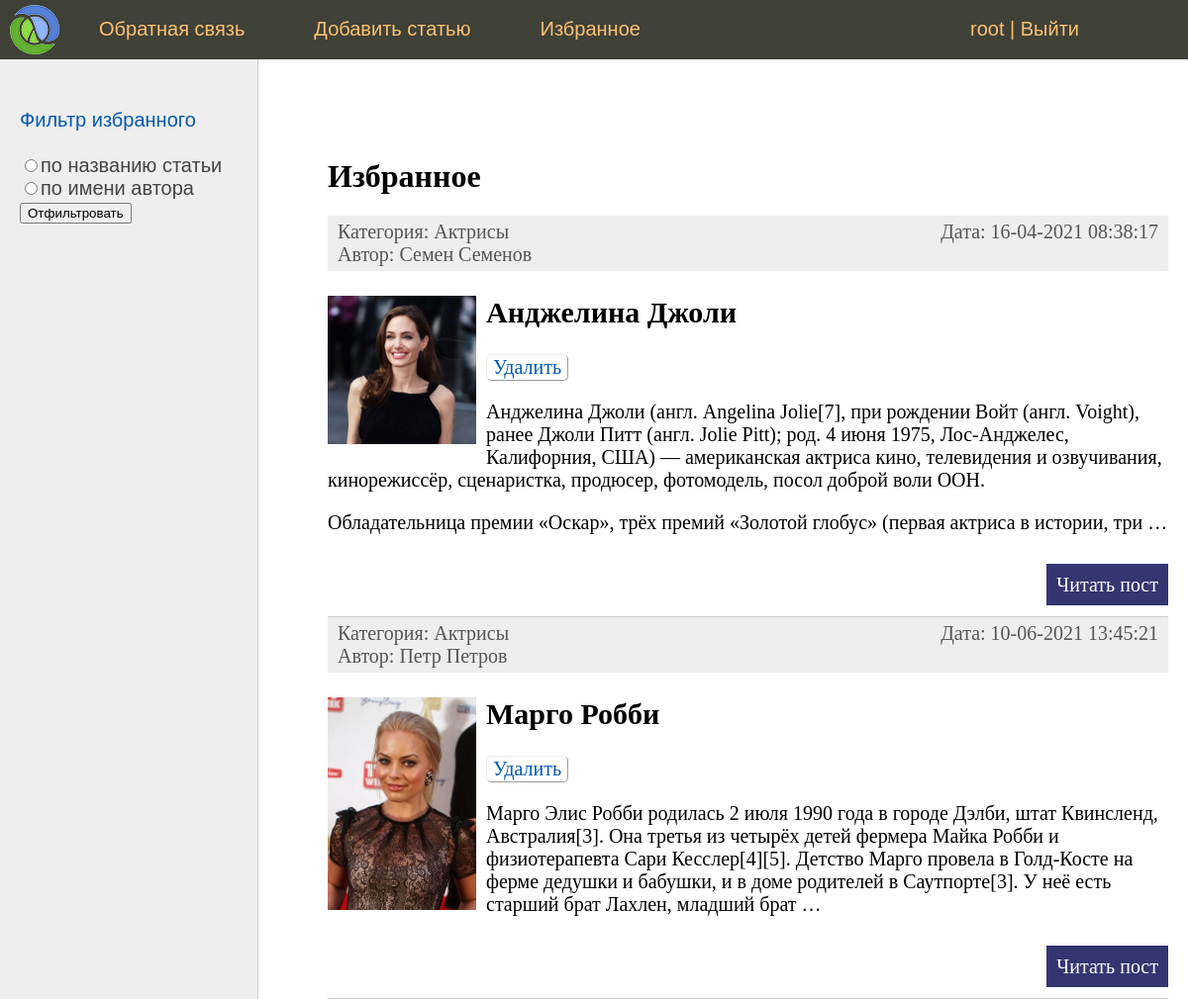
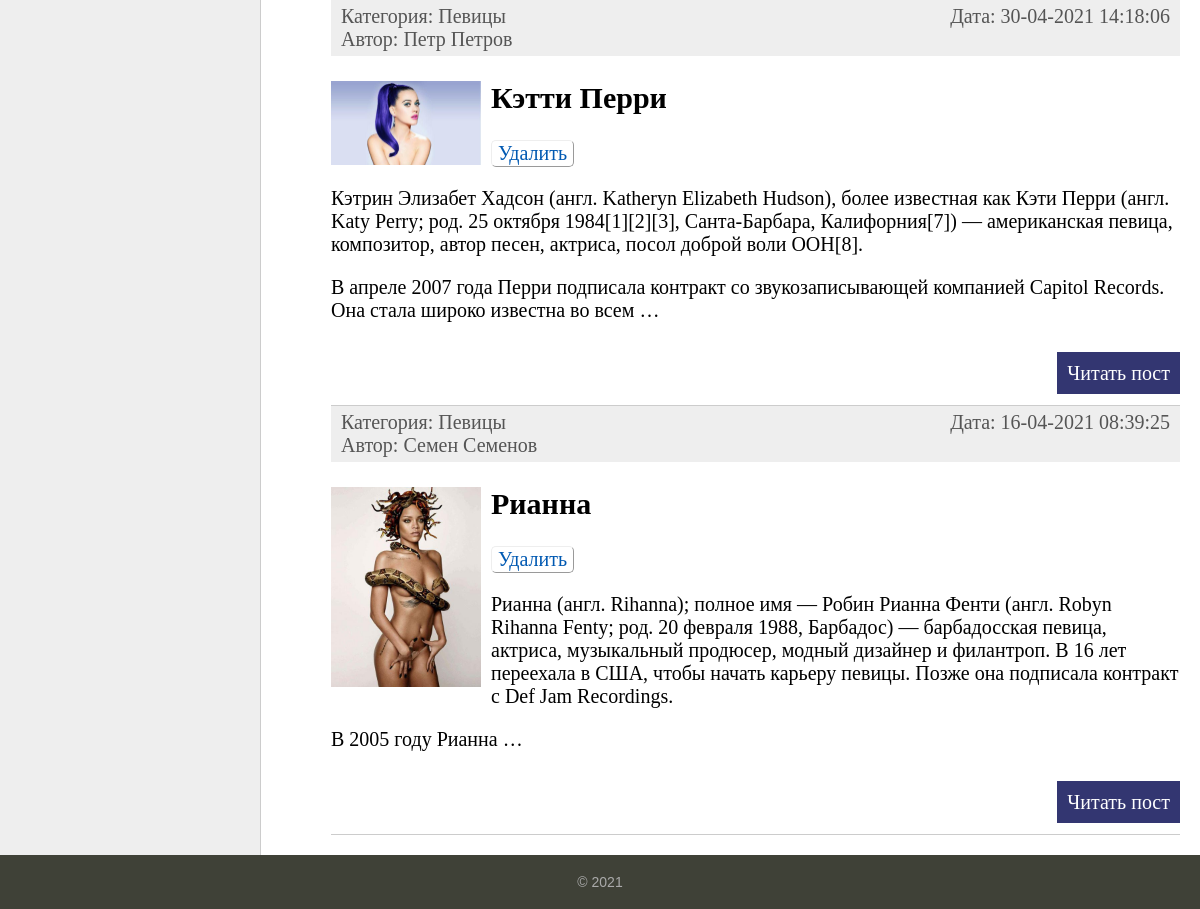
The page /favorites/ (signed in) on the database its author committed (2 pictures, top to bottom).
### women/models.py (models this page shows, shortened)
class Women(models.Model):
    title = models.CharField(max_length=255, verbose_name='Заголовок')
    slug = models.SlugField(max_length=255, unique=True, db_index=True, verbose_name='URL')
    content = models.TextField(blank=True, verbose_name="Текст статьи")
    photo = models.ImageField(upload_to="photos/%Y/%m/%d/", verbose_name="Фото")
    time_create = models.DateTimeField(auto_now_add=True, verbose_name="Время создания")
    time_update = models.DateTimeField(auto_now=True, verbose_name="Время изменения")
    is_published = models.BooleanField(default=True, verbose_name="Публикация")
    cat = models.ForeignKey('Category', on_delete=models.PROTECT, verbose_name="Категории")
    favourites = models.ManyToManyField(User, related_name='favourite', blank=True)
    author = models.ForeignKey('Author', on_delete=models.CASCADE, verbose_name="Автор", null=True)
    def get_absolute_url(self):
        return reverse('post', kwargs={'post_slug': self.slug})
    class Meta:
        verbose_name = 'Известные женщины'
        verbose_name_plural = 'Известные женщины'
        ordering = ['id']

class Category(models.Model):
    name = models.CharField(max_length=100, db_index=True, verbose_name='Категория')
    slug = models.SlugField(max_length=255, unique=True, db_index=True, verbose_name='URL')
    class Meta:
        verbose_name = 'Категории'
        verbose_name_plural = 'Категории'
        ordering = ['id']
    def __str__(self):
        return self.name

class Author(models.Model):
    name = models.CharField(max_length=150, db_index=True, verbose_name="Автор", blank=True)
    slug = models.SlugField(max_length=255, unique=True, db_index=True, verbose_name='Auth Slug')
    class Meta:
        verbose_name = 'Автор'
        verbose_name_plural = 'Авторы'
        ordering = ['id']
    def __str__(self):
        return self.name

### women/views.py (the view)
# urls.py: path('favorites/', favourite_list, name='favourite_list'),
@login_required()
def favourite_list(request):
    if request.GET.get == ['sort_title']:
        print(request.GET)
        obj = Women.objects.raw(
            'SELECT * FROM women_women WHERE id IN (SELECT women_id FROM women_women_favourites JOIN women_women ON women_women_favourites.women_id = women_women.id)')
        new = obj.order_by('-title')
    elif request.GET.get == ['sort_author']:
        obj = Women.objects.raw('SELECT * FROM women_author JOIN women_women wa ON women_author.id = wa.author_id JOIN women_women_favourites wwf on wa.id = wwf.women_id')
        new = obj.order_by('name')
    else:
        new = Women.objects.filter(favourites=request.user)
    return render(request, 'women/favourites.html', {'new': new, 'menu': menu, 'title': 'Избранное'})

### women/templates/women/favourites.html (shortened to what this page needs)
{% extends 'women/base.html' %}
{% block sidebar %}
    <td valign="top" class="left-chapters">
        <ul id="leftchapters">
            <li class="selected">Фильтр избранного</li>
            <br>
            <form method="get">
                <input name="sort_title" type="radio" value="title">по названию статьи
                <br>
                <input name="sort_author" type="radio" value="author">по имени автора
                <br>
                <button type="submit" class="btn btn-sm btn-primary btn-raised mr-3">Отфильтровать</button>
            </form>
        </ul>
    </td>
{% endblock %}
{% block content %}
 <h1>Избранное </h1>
    <ul class="list-articles">
        {% for post in new %}
            <div class="article-panel">
                <p class="first">Категория: {{ post.cat }}</p>
                <p class="last">Дата: {{ post.time_update|date:"d-m-Y H:i:s" }}</p>
                <br>
                <p class="first">Автор: {{ post.author }}</p>
            </div>
            <li>
                {% if post.photo %}
                    <p><img class="img-article-left thumb" src="{{ post.photo.url }}"></p>
                {% endif %}
                <h2>{{ post.title }}</h2>
                <div>
                    <p><a class="favour-btn" href="{% url 'favourite_add' post.id %}">Удалить</a></p>
                </div>
                {% autoescape on %}
                    {{ post.content|linebreaks|truncatewords:50 }}
                {% endautoescape %}
                <p class="link-read-post"><a href="{{ post.get_absolute_url }}">Читать пост</a></p>
            </li>
        {% endfor %}
    </ul>
{% endblock %}

### women/templates/women/base.html (shortened to what this page needs)
{% load static %}
{% load women_tags %}
<!DOCTYPE html>
<html>
<head>
    <link type="text/css" href="{% static 'women/css/styles.css' %}" rel="stylesheet"/>
</head>
<body>
<table class="table-page" border=0 cellpadding="0" cellspacing="0">
    <tr>
        <td valign=top>
            {% block mainmenu %}
                <div class="header">
                    <ul id="mainmenu" class="mainmenu">
                        <li class="logo"><a href="{% url 'home' %}"><div class="logo"></div></a></li>
                        {% for m in menu %}
                                <li><a href="{% url m.url_name %}">{{ m.title }}</a></li>
                        {% endfor %}
                         {% if request.user.is_authenticated %}
                            <li> <a href="{% url 'favourite_list' %}">Избранное</a></li>
                        <li class="last">
                                <li class="last"> {{ user.username }} | <a href="{% url 'logout' %}">Выйти</a></li>
                            {% else %}
                                <li class="last"><a href="{% url 'register' %}">Регистрация</a> | <a
                                        href="{% url 'login' %}">Войти</a></li>
                            {% endif %}
                        </li>
                    </ul>
                </div>
            {% endblock mainmenu %}
            <table class="table-content" border=0 cellpadding="0" cellspacing="0">
                <tr>
                {% block sidebar %}{% endblock %}
                    <td valign="top" class="content">
                        <div class="content-text">
                            {% block content %}
                            {% endblock %}
                        </div>
                    </td>
                </tr>
            </table>
        </td>
    </tr>
    <tr>
        <td valign=top>
            <div id="footer">
                <p>&copy; 2021 </p>
            </div>
        </td>
    </tr>
</table>
</body>
</html>

### women/static/women/css/styles.css (style rules this page uses)
html, body { font-family: 'Arial'; margin: 0; padding: 0; height: 100%; width: 100%; color: #444; }
a { color: #0059b2; text-decoration: none; }
img { max-width: 600px; height: auto; }
img.img-article-left { max-width: 300px; height: auto; float: left; padding: 0 10px 10px 0; }
img.img-article-left.thumb { max-width: 150px; height: auto; }
p.link-read-post { text-align: right; }
p.link-read-post a { padding: 10px; min-width: 100px; background: #333671; color: #fff; text-decoration: none; }
div.article-panel { background: #eee; padding: 5px 10px 5px 10px; box-sizing: border-box; overflow: hidden; color: #555; }
div.article-panel p.first { margin: 0; float: left; }
div.article-panel p.last { margin: 0; float: right; }
ul.list-articles { list-style: none; margin: 0; padding: 0; }
ul.list-articles li { border-bottom: 1px solid #ccc; }
.table-page { width: 100%; height: 100%; vertical-align: top; }
.table-page tr { height: 100%; }
.header { background: #3F4137; height: 60px; }
.logo { background: url('../images/logo.png') no-repeat 10px 5px; width: 70px; height: 60px; }
ul.mainmenu { list-style: none; margin: 0; padding: 0; height: 60px; color: #fdc073; font-size: 20px; overflow: hidden; }
ul.mainmenu li { float: left; margin: 18px 40px 0 30px; }
ul.mainmenu li.logo { margin: 0; }
ul.mainmenu li.last { float: right; }
ul.mainmenu li a { color: #fdc073; text-decoration: none; }
.table-content { width: 100%; min-height: 100%; height: 100%; }
.left-chapters { margin: 0; background: #eee; border-right: 1px solid #ccc; min-height: 100%; }
.left-chapters ul { width: 230px; min-height: 100%; margin: 0; padding: 20px 10px 10px 20px; list-style: none; font-size: 20px; }
.left-chapters ul li { margin: 30px 0 0 0; color: #999; }
.left-chapters ul li.selected { color: #0059b2; }
.content { padding: 40px 20px 20px 40px; width: 100%; box-sizing: border-box; }
.content-text { margin: 60px 0 0 30px; color: #000; font-size: 20px; font-family: Yandex Sans Display Light; }
.content-text h1 { font-size: 32px; }
#footer { box-sizing: border-box; background: #3F4137; padding: 5px; color: #aaa; font-size: 14px; font-family: Verdana, Geneva, Arial, Helvetica; text-align: left; overflow: hidden; display: flex; align-items: center; justify-content: center; }
.favour-btn { ppearance: auto; -webkit-writing-mode: horizontal-tb !important; color: -internal-light-dark(black, white); letter-spacing: normal; word-spacing: normal; text-transform: none; text-indent: 0px; text-shadow: none; display: inline-block; text-align: center; align-items: flex-start; background-color: -internal-light-dark(rgb(239, 239, 239), rgb(59, 59, 59)); box-sizing: border-box; margin: 0em; padding: 1px 6px; border-width: 1px; border-style: outset; border-color: -internal-light-dark(rgb(118, 118, 118), rgb(133, 133, 133)); border-image: initial; border-radius: 5px; }

### rows shown on the page
Women: cat "Актрисы", time_update "16-04-2021 08:38:17", author "Семен Семенов", photo (picture), title "Анджелина Джоли", content "Анджелина Джоли (англ. Angelina Jolie[7], при рождении Войт (англ. Voight), ранее Джоли Питт (англ. Jolie Pitt); род. 4 июня 1975, Лос-Анджелес, Калифорния, США) — американская актриса кино, телевидения и озвучивания, кинорежиссёр, сценаристка, продюсер, фотомодель, посол доброй воли ООН. Обладательница премии «Оскар», трёх премий «Золотой глобус» (первая актриса в истории, три …"
Women: cat "Актрисы", time_update "10-06-2021 13:45:21", author "Петр Петров", photo (picture), title "Марго Робби", content "Марго Элис Робби родилась 2 июля 1990 года в городе Дэлби, штат Квинсленд, Австралия[3]. Она третья из четырёх детей фермера Майка Робби и физиотерапевта Сари Кесслер[4][5]. Детство Марго провела в Голд-Косте на ферме дедушки и бабушки, и в доме родителей в Саутпорте[3]. У неё есть старший брат Лахлен, младший брат …"
Women: cat "Певицы", time_update "30-04-2021 14:18:06", author "Петр Петров", photo (picture), title "Кэтти Перри", content "Кэтрин Элизабет Хадсон (англ. Katheryn Elizabeth Hudson), более известная как Кэти Перри (англ. Katy Perry; род. 25 октября 1984[1][2][3], Санта-Барбара, Калифорния[7]) — американская певица, композитор, автор песен, актриса, посол доброй воли ООН[8]. В апреле 2007 года Перри подписала контракт со звукозаписывающей компанией Capitol Records. Она стала широко известна во всем …"
Women: cat "Певицы", time_update "16-04-2021 08:39:25", author "Семен Семенов", photo (picture), title "Рианна", content "Рианна (англ. Rihanna); полное имя — Робин Рианна Фенти (англ. Robyn Rihanna Fenty; род. 20 февраля 1988, Барбадос) — барбадосская певица, актриса, музыкальный продюсер, модный дизайнер и филантроп. В 16 лет переехала в США, чтобы начать карьеру певицы. Позже она подписала контракт с Def Jam Recordings. В 2005 году Рианна …"

### other values the page prints
{{ m.title }} "Обратная связь" "Добавить статью"
{{ user.username }} "root"
